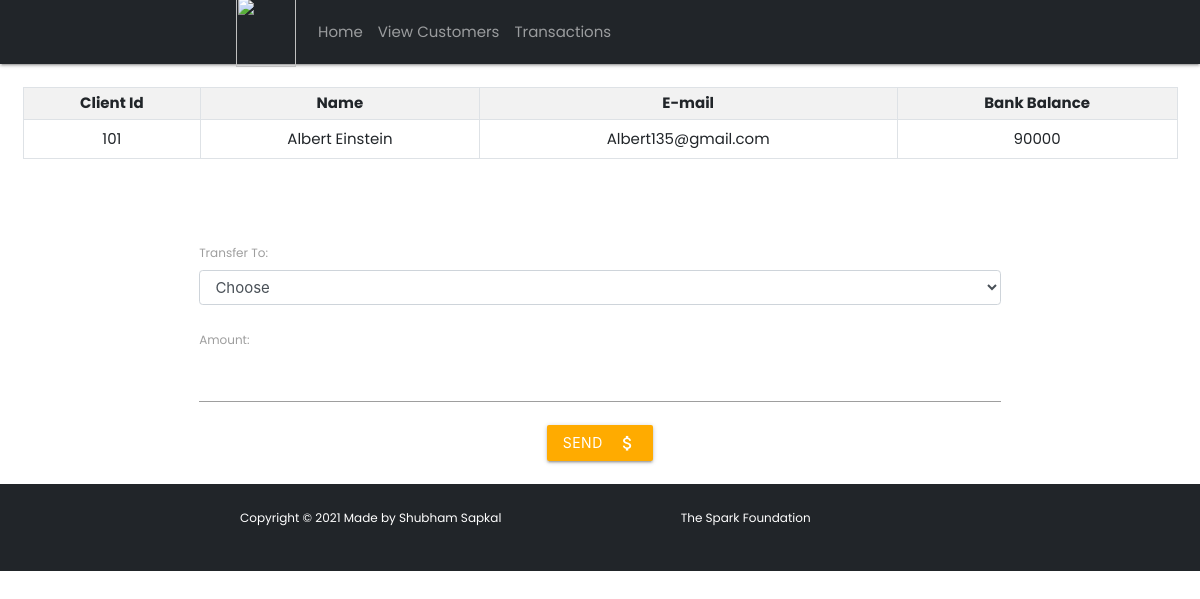
The page /userdetails.php?c_id=101 on the database its author committed.
### tables this page shows
CREATE TABLE `customer` (
  `c_id` int(3) NOT NULL,
  `c_name` varchar(20) NOT NULL,
  `c_mail` varchar(20) DEFAULT NULL,
  `c_balance` int(10) NOT NULL
);

### userdetails.php (the view, shortened to what this page needs)
<!DOCTYPE html>
<html lang="en">
<head>
    <link rel="stylesheet" href="https://maxcdn.bootstrapcdn.com/bootstrap/4.0.0/css/bootstrap.min.css">
    <link rel="stylesheet" href="../css/style.css">
    <link rel="stylesheet" href="https://cdnjs.cloudflare.com/ajax/libs/materialize/1.0.0/css/materialize.min.css">
</head>
<body>
    <?php
    include 'navbar.php';
    ?>
    <div class="container-fluid">
        <?php
        include './connection.php';
        if (isset($_REQUEST['c_id'])) {
            $sid = $_GET['c_id'];
            $sql = "SELECT * FROM  customer where c_id=$sid";
            $result = mysqli_query($conn, $sql);
            $rows = mysqli_fetch_assoc($result);
        }
        ?>
        <form method="post" name="tcredit" class="tabletext"><br>
            <div class="container-fluid">
                <table class="table table-sm table-striped table-condensed table-bordered">
                    <tr>
                        <th class="text-center">Client Id</th>
                        <th class="text-center">Name</th>
                        <th class="text-center">E-mail</th>
                        <th class="text-center">Bank Balance</th>
                    </tr>
                    <tr>
                        <td class="center py-2"><?php echo (isset($rows['c_id']) ? $rows['c_id'] : ''); ?></td>
                        <td class="center py-2"><?php echo (isset($rows['c_name']) ? $rows['c_name'] : ''); ?></td>
                        <td class="center py-2"><?php echo (isset($rows['c_mail']) ? $rows['c_mail'] : ''); ?></td>
                        <td class="center py-2"><?php echo (isset($rows['c_balance']) ? $rows['c_balance'] : ''); ?></td>
                    </tr>
                </table>
            </div>
            <div class="container">
                <br><br><br>
                <label for="to">Transfer To:</label>
                <select id="to" name="to" class="form-control" required>
                    <option value="" disabled selected>Choose</option>
            </div>
            <br>
            <label for="amount">Amount:</label>
            <input type="number" class="form-control " name="amount" id="amount" required>
            <div class="text-center">
                <button class="btn mt-3 waves-effect waves-light amber accent-4" name="submit" type="submit" id="myBtn">Send<i class="material-icons right">attach_money</i></button>
            </div>
            <br>
        </form>
    </div>
  <footer class="bg-dark py-4 mt-auto">
            <div class="container px-5">
                <div class="row align-items-center justify-content-between flex-column flex-sm-row">
                    <div class="col-auto"><div class="small m-0 text-white">Copyright &copy; 2021 Made by Shubham Sapkal</div></div>
                    <div class="col-auto">
                        <a class="link-light small" href="https://www.thesparksfoundationsingapore.org/">The Spark Foundation</a>
                    </div>
                </div>
            </div>
        </footer>
</body>
</html>

### css/style.css (style rules this page uses)
body { font-family: Poppins; margin: 0; }
.container, .container-fluid, .container-xxl, .container-xl, .container-lg, .container-md, .container-sm { width: 100%; padding-right: var(--bs-gutter-x, 0.75rem); padding-left: var(--bs-gutter-x, 0.75rem); margin-right: auto; margin-left: auto; }
@media (min-width: 576px) { .container-sm, .container { max-width: 540px; } }
@media (min-width: 768px) { .container-md, .container-sm, .container { max-width: 720px; } }
@media (min-width: 992px) { .container-lg, .container-md, .container-sm, .container { max-width: 960px; } }
@media (min-width: 1200px) { .container-xl, .container-lg, .container-md, .container-sm, .container { max-width: 1140px; } }
.waves-effect { margin-top: 30px; }
.bg-dark { background-color: #212529 !important; }
.px-5 { padding-right: 3rem !important; padding-left: 3rem !important; }
.link-light { color: #f8f9fa; }
.m-0 { margin: 0 !important; }
.text-white { color: #fff !important; }
.justify-content-between { justify-content: space-between !important; }
.flex-column { flex-direction: column !important; }
.flex-sm-row { flex-direction: row !important; }
.col-auto { flex: 0 0 auto; width: auto; }
.py-4 { padding-top: 1.5rem !important; padding-bottom: 1.5rem !important; }
.mt-auto { margin-top: auto !important; }

### userdetails.php (style rules this page uses)
* { font-family: Poppins; }

### navbar.php (style rules this page uses)
a:link { color: white; }

### rows shown on the page
customer: c_id "101", c_name "Albert Einstein", c_mail "Albert135@gmail.com", c_balance "90000"
